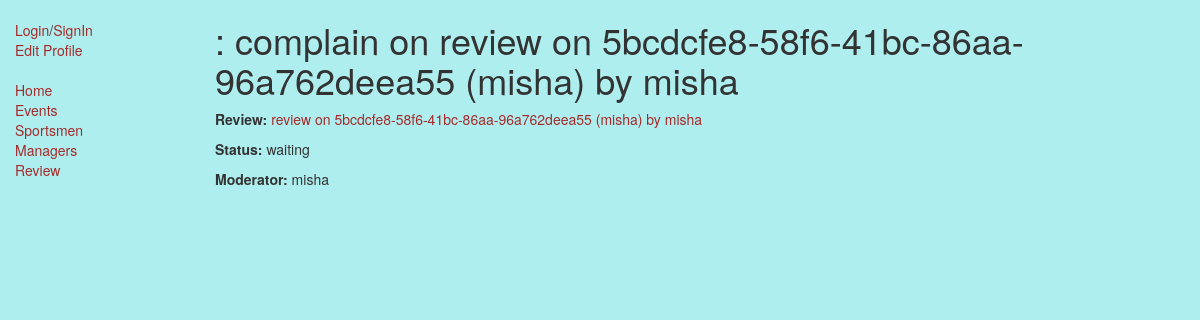
The app's page /sport_catalog/complaint/1 with its own data.
### sport_catalog/models.py (models this page shows, shortened)
class Complaint(models.Model):
    moderator =  models.ForeignKey(SportUser, on_delete=models.SET_NULL, null=True, blank=True)
    review =  models.ForeignKey(Review, on_delete=models.SET_NULL, null=True, blank=True)
    status =  models.ForeignKey(ProcessingStatus, on_delete=models.SET_NULL, null=True, blank=True)
    comment = models.TextField(max_length=500, help_text="Enter complaint comment")
    def __str__(self):
        return "complain on %s" % (self.review)

class Review(models.Model):
    reciever =  models.ForeignKey(SportUser,on_delete=models.CASCADE, related_name="rcv")
    sender =  models.ForeignKey(SportUser,on_delete=models.CASCADE, related_name="snd")
    mark = models.IntegerField()
    comment = models.TextField(max_length=500, help_text="Enter review comment")
    reply = models.TextField(max_length=500, help_text="Enter review comment`s reply")
    isActive = models.BooleanField()
    event =  models.ForeignKey(Event, on_delete=models.SET_NULL, null=True, blank=True)
    def __str__(self):
        return "review on  %s by %s" % (self.event, self.reciever)

class Event(models.Model):
    id = models.UUIDField(primary_key=True, default=uuid.uuid4, help_text="Unique ID of event")
    sport_type =  models.ForeignKey(SportType, on_delete=models.SET_NULL, null=True, blank=True)
    manager =  models.ForeignKey(User, on_delete=models.SET_NULL, null=True, blank=True)
    date= models.DateField(null=True, blank=True)
    time= models.TimeField(null=True, blank=True)
    address = models.CharField(max_length=50, help_text="Enter address")
    comment = models.TextField(max_length=500, help_text="Enter comment")
    isClosed = models.BooleanField()
    def __str__(self):
        return '%s (%s)' % (self.id,self.manager)

class SportUser(models.Model):
    user = models.OneToOneField(User, on_delete=models.CASCADE)
    first_name = models.CharField(max_length=100, help_text = "enter first name" )
    last_name = models.CharField(max_length=100, help_text = "enter last name" )
    isSportsMen = models.BooleanField()
    isManager = models.BooleanField()
    def __str__(self):
        return self.user.get_username()

class ProcessingStatus(models.Model):
    description = models.CharField(max_length=50, help_text="Enter status of process")
    def __str__(self):
        return self.description

### sport_catalog/views.py (the view)
# urls.py: re_path(r'^complaint/(?P<pk>[0-9a-f-]+)$', views.ComplaintsDetailedView.as_view(), name='complaint-detail'),
class ComplaintsDetailedView(generic.DetailView):
    model = Complaint

### sport_catalog/templates/sport_catalog/complaint_detail.html
{% extends "base_generic.html" %}
{% block content %}
  <h1>: {{complaint}}</h1>
  <p><strong>Review:</strong> <a href="{% url 'review-detail' complaint.review.pk %}">{{ complaint.review }}</a></p>
  <p><strong>Status:</strong> {{ complaint.status }}</p>
  <p><strong>Moderator:</strong> {{ complaint.moderator }}</p>
{% endblock %}

### static/css/styles.css (style rules this page uses)
body { background-color: paleturquoise; }
a { color:brown; }

### records on screen
Complaint: review.user_id "complain on review on 5bcdcfe8-58f6-41bc-86aa-96a762deea55 (misha) by misha", review "review on 5bcdcfe8-58f6-41bc-86aa-96a762deea55 (misha) by misha", status "waiting", moderator "misha"
